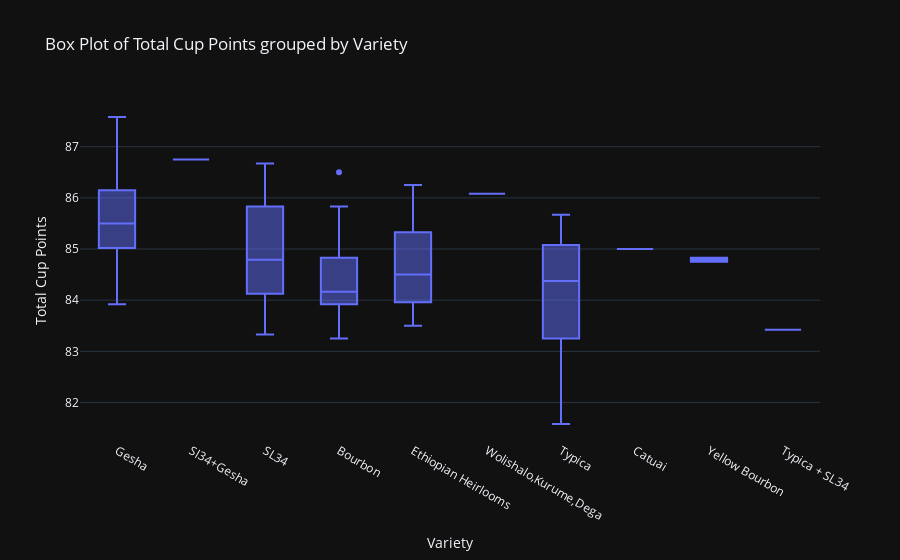

The cell this chart's notebook holds for it:
### Code cell
# Create a box and whisker plot of total cup points by Variety from our variety subset

fig = px.box(df_country_var, x='Variety', y='Total Cup Points', title='Box Plot of Total Cup Points grouped by Variety')
fig.show()

### Figure 1 — Plotly figure (JSON) as saved in the notebook; plotly's stock layout.template omitted (floating-point values rounded to 4 significant figures)
{"data": [{"alignmentgroup": "True", "hovertemplate": "Variety=%{x}<br>Total Cup Points=%{y}<extra></extra>", "legendgroup": "", "marker": {"color": "#636efa"}, "name": "", "notched": false, "offsetgroup": "", "orientation": "v", "showlegend": false, "x": ["Gesha", "Gesha", "Gesha", "Sl34+Gesha", "SL34", "Bourbon", "Ethiopian Heirlooms", "Gesha", "Gesha", "Gesha", "SL34", "Wolishalo,Kurume,Dega", "Gesha", "Gesha", "Bourbon", "Gesha", "Typica", "SL34", "Gesha", "Gesha", "Gesha", "Typica", "Typica", "Gesha", "Ethiopian Heirlooms", "Ethiopian Heirlooms", "Ethiopian Heirlooms", "Gesha", "Gesha", "Gesha", "Typica", "Typica", "Gesha", "Gesha", "Catuai", "Typica", "Yellow Bourbon", "Bourbon", "SL34", "SL34", "Yellow Bourbon", "Bourbon", "Typica", "Gesha", "Gesha", "SL34", "Ethiopian Heirlooms", "Typica", "Gesha", "Bourbon", "Ethiopian Heirlooms", "Typica", "Gesha", "Bourbon", "Ethiopian Heirlooms", "Bourbon", "Gesha", "Bourbon", "Bourbon", "Ethiopian Heirlooms", "SL34", "Typica", "Ethiopian Heirlooms", "Typica + SL34", "Typica", "Typica", "SL34", "Bourbon", "Typica", "Typica", "Typica", "Typica"], "x0": " ", "xaxis": "x", "y": [87.58, 87.0, 86.92, 86.75, 86.67, 86.5, 86.25, 86.25, 86.25, 86.17, 86.08, 86.08, 86.08, 85.92, 85.83, 85.75, 85.67, 85.58, 85.5, 85.5, 85.5, 85.42, 85.33, 85.33, 85.33, 85.33, 85.25, 85.25, 85.25, 85.17, 85.08, 85.08, 85.08, 85.0, 85.0, 84.92, 84.83, 84.83, 84.83, 84.75, 84.75, 84.67, 84.58, 84.58, 84.58, 84.58, 84.5, 84.5, 84.42, 84.33, 84.33, 84.25, 84.08, 84.0, 84.0, 84.0, 83.92, 83.92, 83.83, 83.83, 83.67, 83.58, 83.5, 83.42, 83.33, 83.33, 83.33, 83.25, 83.17, 82.92, 81.83, 81.58], "y0": " ", "yaxis": "y", "type": "box"}], "layout": {"xaxis": {"anchor": "y", "domain": [0.0, 1.0], "title": {"text": "Variety"}}, "yaxis": {"anchor": "x", "domain": [0.0, 1.0], "title": {"text": "Total Cup Points"}}, "legend": {"tracegroupgap": 0}, "title": {"text": "Box Plot of Total Cup Points grouped by Variety"}, "boxmode": "group"}}
